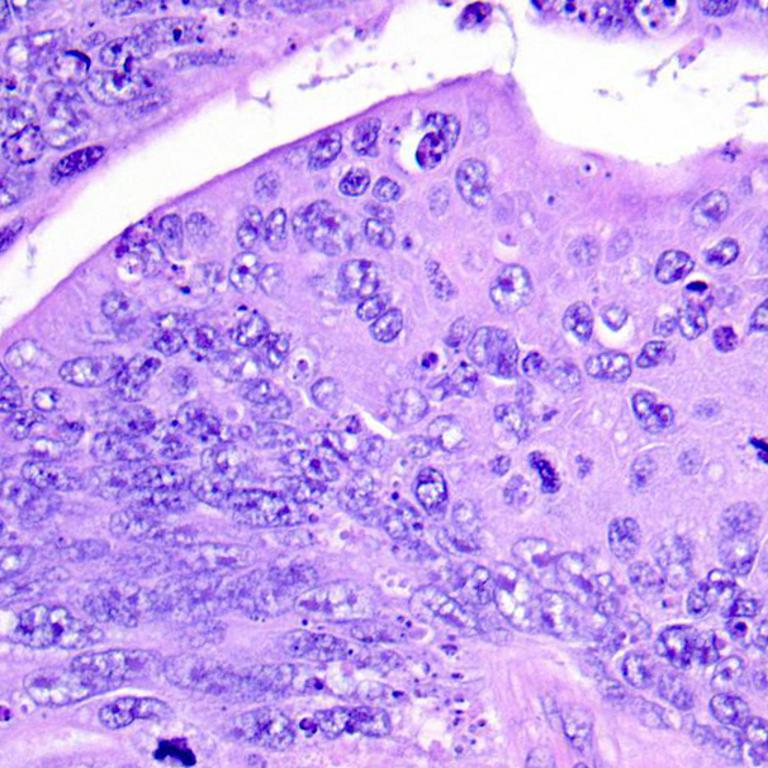
#> input picture colon_image_sets/colon_aca/colonca1051.jpeg, 768 x 768 px, found by its file name; its folder holds only this picture in this run
$ python -i a_funciones.py   (imports and definitions only)
#> lines starting #> are read from the running program, lines starting #| are printed output that depends on the picture

import numpy as np
#%pip install opencv-python
from os import listdir ### para hacer lista de archivos en una ruta
from tqdm import tqdm  ### para crear contador en un for para ver evolución
from os.path import join ### para unir ruta con archivo
import cv2 ### para leer imagenes jpg


def img2data(path, width=100):

#> called with width = 100
    rawImgs = []   #### una lista con el array que representa cada imágen
    labels = [] ### el label de cada imágen

    list_labels = [path+f for f in listdir(path)] ### crea una lista de los archivos en la ruta (Normal / cancer)

    for imagePath in (list_labels): ### recorre cada carpeta de la ruta ingresada

        files_list=listdir(imagePath)
        for item in tqdm(files_list): ### le pone contador a la lista: tqdm
            file = join(imagePath, item) ## crea ruta del archivo
            if file[-1] =='g': ### verificar que se imágen extensión jpg o jpeg
                img = cv2.imread(file) ### cargar archivo
#> img is the input picture: shape (768, 768, 3); mean B, G, R 239.3, 163.6, 200.1
                img = cv2.cvtColor(img , cv2.COLOR_BGR2RGB) ### invierte el orden de los colores en el array para usar el más estándar RGB
                img = cv2.resize(img ,(width,width)) ### cambia resolución de imágnenes
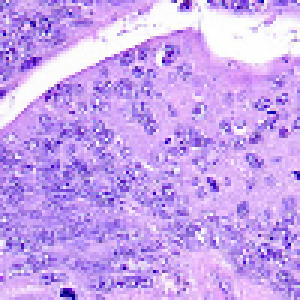
#> img: shape (100, 100, 3) (shown 3 times larger); mean R, G, B 200, 163.5, 239.2
                rawImgs.append(img) ###adiciona imágen al array final
#> (the run stopped early here; a loop or call above may not have finished)

$ run again, on colon_image_sets/colon_aca/colonca1082.jpeg
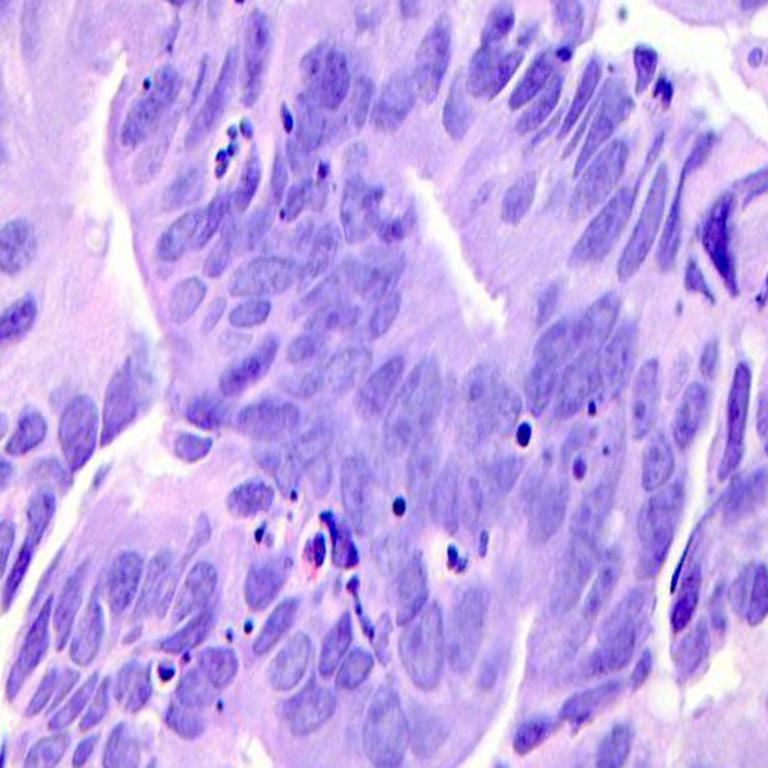
#> input picture colon_image_sets/colon_aca/colonca1082.jpeg, 768 x 768 px, found by its file name
#> in img2data, img is the input picture: shape (768, 768, 3); mean B, G, R 233.7, 164.8, 192.2
#> in img2data, `img = cv2.resize(img ,(width,width))`:
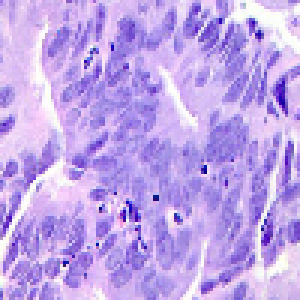
#> img: shape (100, 100, 3) (shown 3 times larger); mean R, G, B 192, 164.6, 233.5

$ run again, on colon_image_sets/colon_aca/colonca1114.jpeg
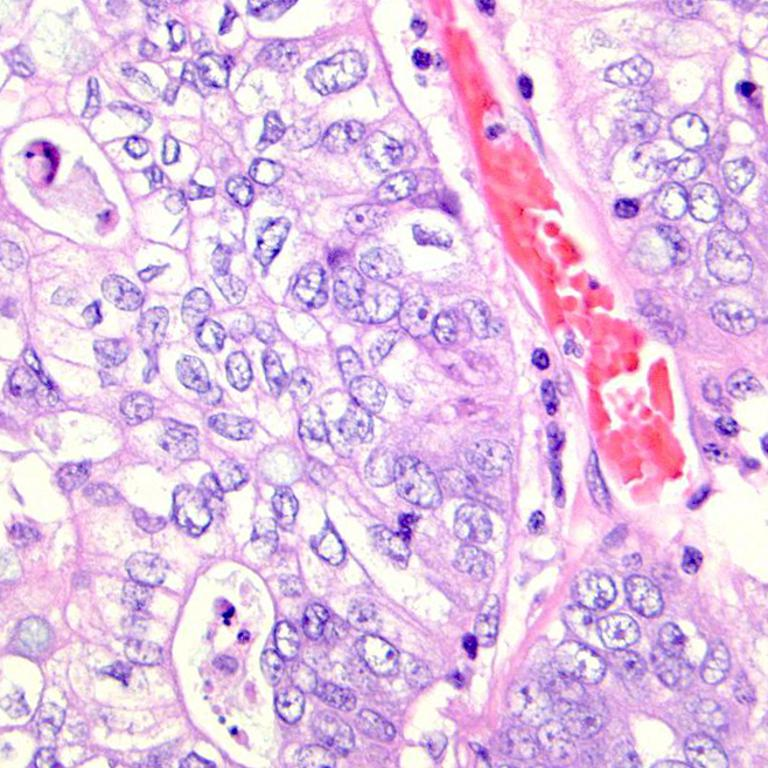
#> input picture colon_image_sets/colon_aca/colonca1114.jpeg, 768 x 768 px, found by its file name
#> in img2data, img is the input picture: shape (768, 768, 3); mean B, G, R 228.5, 194.2, 227.1
#> in img2data, `img = cv2.resize(img ,(width,width))`:
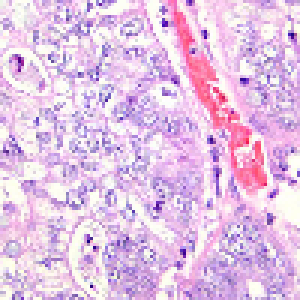
#> img: shape (100, 100, 3) (shown 3 times larger); mean R, G, B 227.2, 194.2, 228.6

$ run again, on colon_image_sets/colon_aca/colonca1119.jpeg
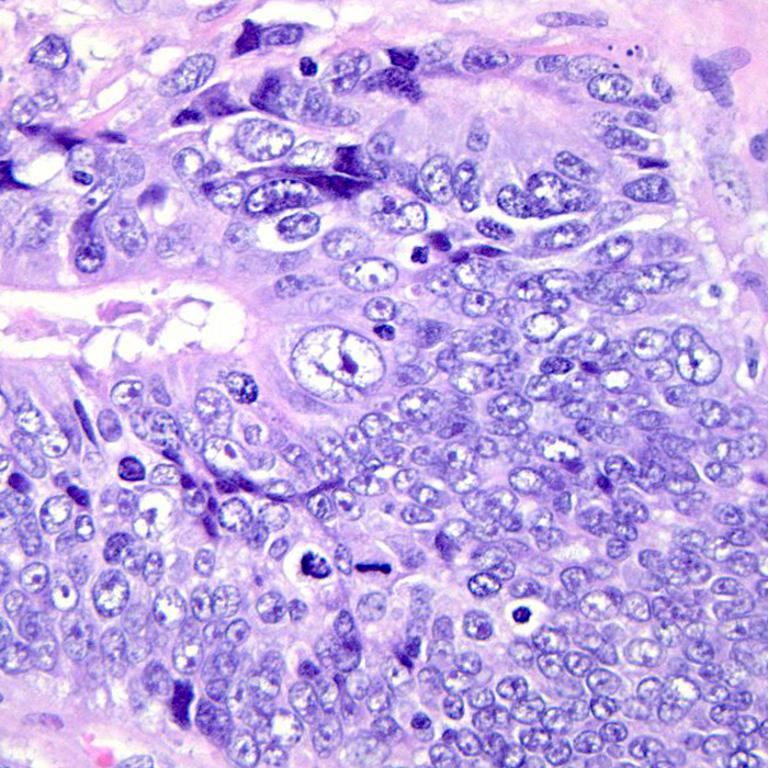
#> input picture colon_image_sets/colon_aca/colonca1119.jpeg, 768 x 768 px, found by its file name
#> in img2data, img is the input picture: shape (768, 768, 3); mean B, G, R 229, 169.9, 193.3
#> in img2data, `img = cv2.resize(img ,(width,width))`:
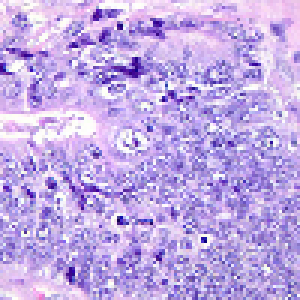
#> img: shape (100, 100, 3) (shown 3 times larger); mean R, G, B 193.3, 170, 229
